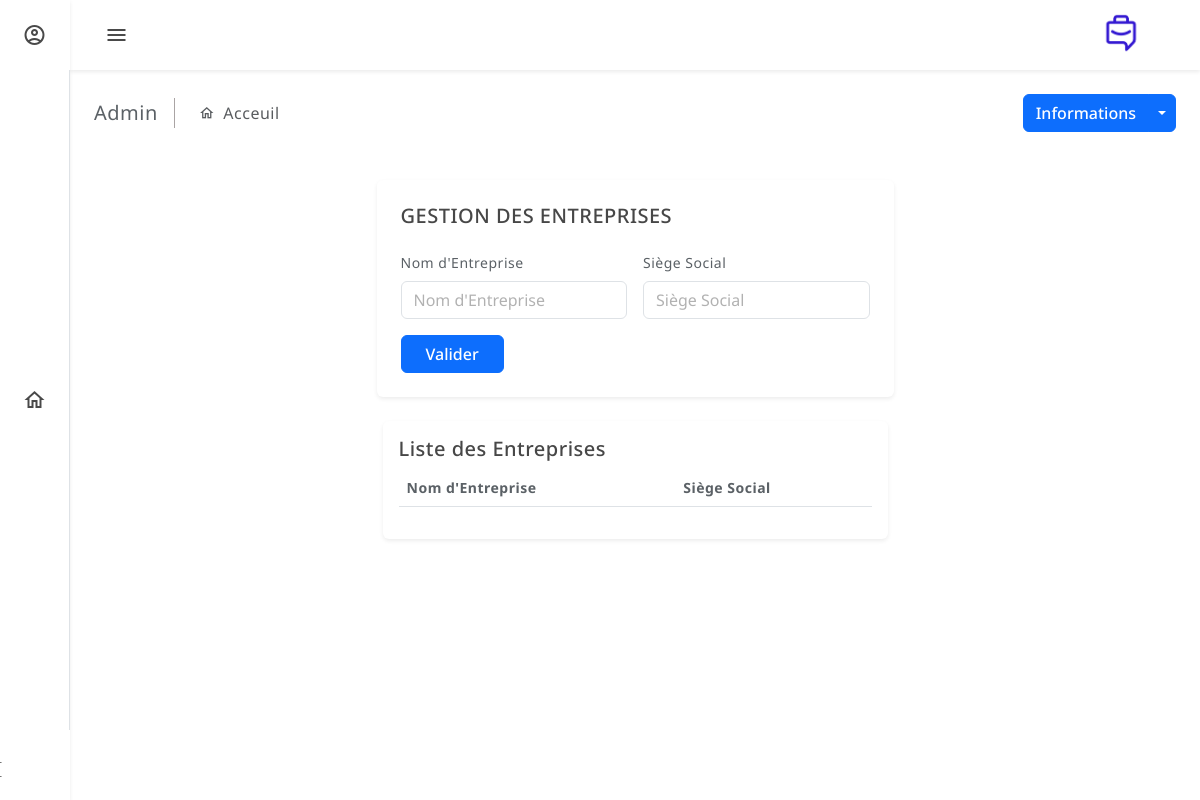
The page /backend/gct17/ on the database as committed earlier.
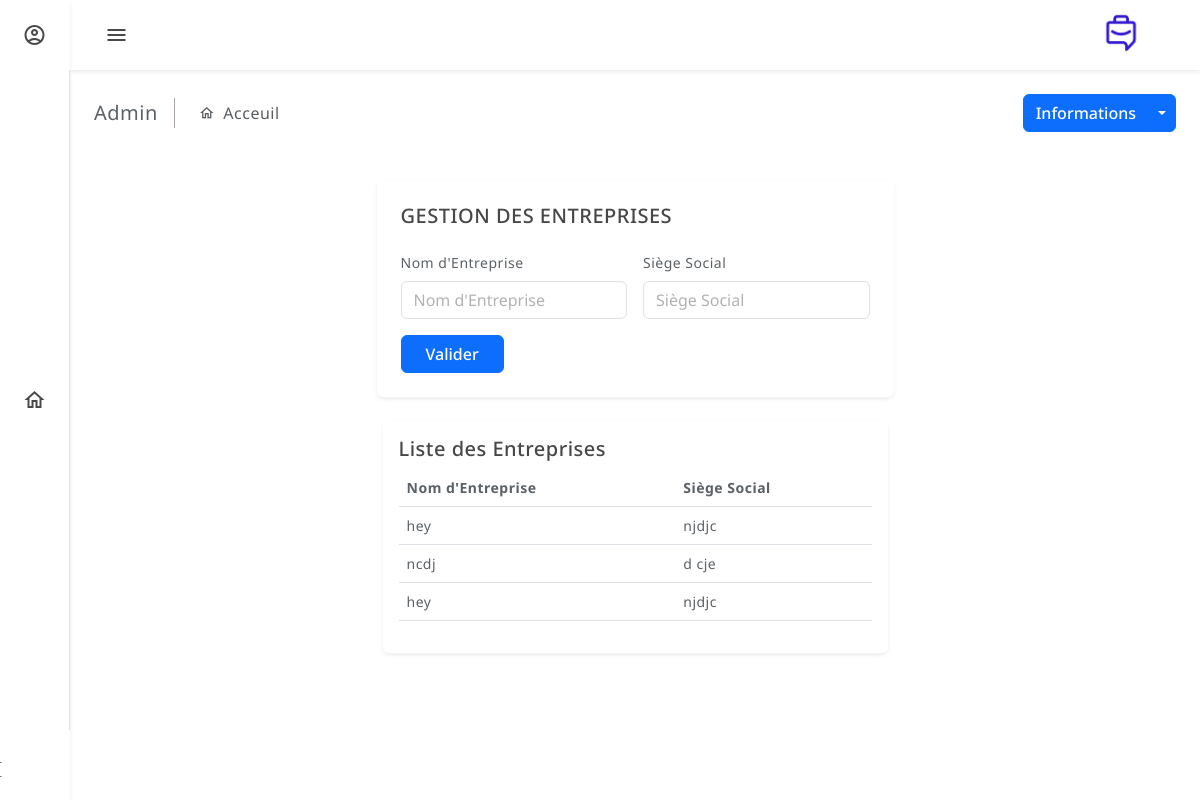
The same page on the database as committed later.
### backend/models.py (models this page shows, shortened)
class GCT17(models.Model):
    lib_entreprise = models.CharField(max_length=100)
    siege_sociale = models.CharField(max_length=100)

### backend/views.py (the view)
# urls.py: path('gct17/', views.gct17_list, name='gct17_list'),
def gct17_list(request):
    gct17_items = GCT17.objects.all()
    return render(request, 'entreprise.html', {'gct17_items': gct17_items})

### templates/entreprise.html (shortened to what the changed rows need)
<!doctype html>
<html lang="en" data-bs-theme="light">
<head>
  {% load static %}
  <link href="{% static 'assets/plugins/perfect-scrollbar/css/perfect-scrollbar.css' %}" rel="stylesheet">
  <link rel="stylesheet" type="text/css" href="{% static 'assets/plugins/metismenu/metisMenu.min.css' %}">
  <link rel="stylesheet" type="text/css" href="{% static 'assets/plugins/metismenu/mm-vertical.css' %}">
  <link href="{% static 'assets/css/bootstrap.min.css' %}" rel="stylesheet">
  <link href="{% static 'assets/css/bootstrap-extended.css' %}" rel="stylesheet">
  <link href="{% static 'sass/main.css' %}" rel="stylesheet">
  <link href="{% static 'sass/dark-theme.css' %}" rel="stylesheet">
  <link href="{% static 'sass/semi-dark.css' %}" rel="stylesheet">
  <link href="{% static 'sass/bordered-theme.css' %}" rel="stylesheet">
  <link href="{% static 'sass/responsive.css' %}" rel="stylesheet">
</head>
<body>
  <main class="main-wrapper">
    <div class="main-content">
<div class="container my-5">
{% block content %}
<div class="container my-100">
    <div class="row justify-content-center">
        <div class="col-lg-6">
            <div class="card">
                <div class="card-body">
                    <table class="table">
                        <thead>
                            <tr>
                                <th scope="col">Nom d'Entreprise</th>
                                <th scope="col">Siège Social</th>
                            </tr>
                        </thead>
                        <tbody>
                            {% for gct17_item in gct17_items %}
                                <tr>
                                    <td>{{ gct17_item.lib_entreprise }}</td>
                                    <td>{{ gct17_item.siege_sociale }}</td>
                                </tr>
                            {% endfor %}
                        </tbody>
                    </table>
                </div>
            </div>
        </div>
    </div>
</div>
{% endblock %}
</div>
  </main>
</body>
</html>

Rows that differ between the two databases and show on the page:
added GCT17: lib_entreprise "hey", siege_sociale "njdjc"
added GCT17: lib_entreprise "ncdj", siege_sociale "d cje"
added GCT17: lib_entreprise "hey", siege_sociale "njdjc"
